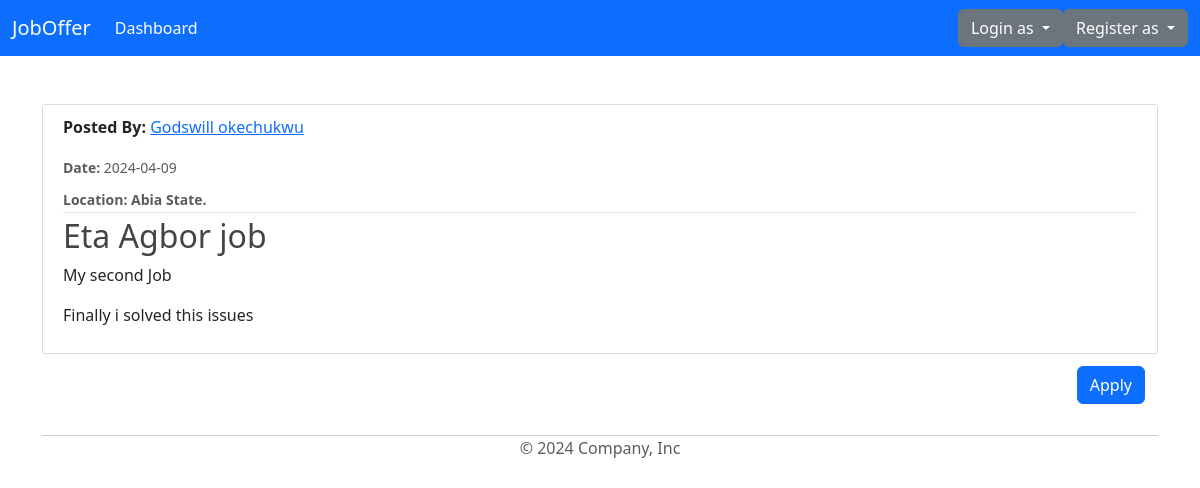
Screenshot of /jobs/jobs/2 with the database file from the repository.
### model/base.py (models this page shows, shortened)
class BaseUser(Base, UserMixin):
    id = Column(Integer, primary_key=True)
    username = Column(String(80), unique=True, nullable=False)
    email = Column(String(120), unique=True, nullable=False)
    image_file = Column(String(20), nullable=False, default='default.jpg')
    password = Column(String(60), nullable=False)
    date_joined = Column(DateTime, nullable=False, default=datetime.utcnow)
    phone = Column(String(14), unique=True, nullable=False)
    state = Column(String(20), nullable=False)

class Job(Base):
    __tablename__ = 'jobs'
    id = Column(Integer, primary_key=True)
    job_title = Column(String(50), nullable=False)
    job_description = Column(String(100), nullable=False)
    completed = Column(Boolean, default=False)
    content = Column(String(1000), nullable=False)
    date_posted = Column(DateTime, nullable=False, default=datetime.utcnow)
    location = Column(String(100), nullable=False)
    client_id = Column(Integer, ForeignKey('clients.id'))

### model/jobs/routes.py (the view)
@job_route.route("/jobs/<int:job_id>", strict_slashes=False)
def job(job_id):
    job = Job.query.get_or_404(job_id)
    return render_template('job.html', title=job.job_title, job=job)

### model/jobs/templates/job.html
{% extends "layout.html" %}
{% block content %}
<link rel="stylesheet" type="text/css" href="{{ url_for('job_route.static', filename='main.css') }}">
<article class="media content-section">
    <div class="media-body">
      <div class="article-metadata">
        <p><strong>Posted By: </strong><a class="mr-2" href="#">{{ job.clients.username }}</a></p>
        <small class="text-muted"><strong>Date: </strong>{{ job.date_posted.strftime('%Y-%m-%d') }}</small>
        <div class="mt-2">
          <small class="text-muted"><strong>Location: {{ job.location }} State.</strong></small>
        </div>
      </div>
      <h2 class="article-title">{{ job.job_title }}</h2>
      <p class="article-content">{{ job.job_description }}</p>
      <p class="article-content">{{ job.content }}</p>
    </div>
  </article>
  <div class="btn  d-flex justify-content-end">
    <a class="btn btn-primary" href="{{ url_for('job_route.apply_job', job_id=job.id) }}">Apply</a>
  </div>
{% endblock content %}

### model/static/main.css (style rules this page uses)
* { padding: 0; margin: 0; }
h1, h2, h3, h4, h5, h6 { color: #444444; }
.content-section { background: #ffffff; padding: 10px 20px; border: 1px solid #dddddd; border-radius: 3px; margin-bottom: 5px; }
.article-title { color: #444444; }
.article-content { white-space: pre-line; }
.article-metadata { padding-bottom: 1px; margin-bottom: 4px; border-bottom: 1px solid #e3e3e3 }
.btn { text-align: right; }

### model/jobs/static/main.css (style rules this page uses)
* { padding: 0; margin: 0; }
h1, h2, h3, h4, h5, h6 { color: #444444; }
.content-section { background: #ffffff; padding: 10px 20px; border: 1px solid #dddddd; border-radius: 3px; margin-bottom: 5px; }
.article-title { color: #444444; }
.article-content { white-space: pre-line; }
.article-metadata { padding-bottom: 1px; margin-bottom: 4px; border-bottom: 1px solid #e3e3e3 }
.btn { text-align: right; }

### rows the page displays
BaseUser: clients.username "Godswill okechukwu"
Job: date_posted "2024-04-09", location "Abia", job_title "Eta Agbor job", job_description "My second Job", content "Finally i solved this issues"
